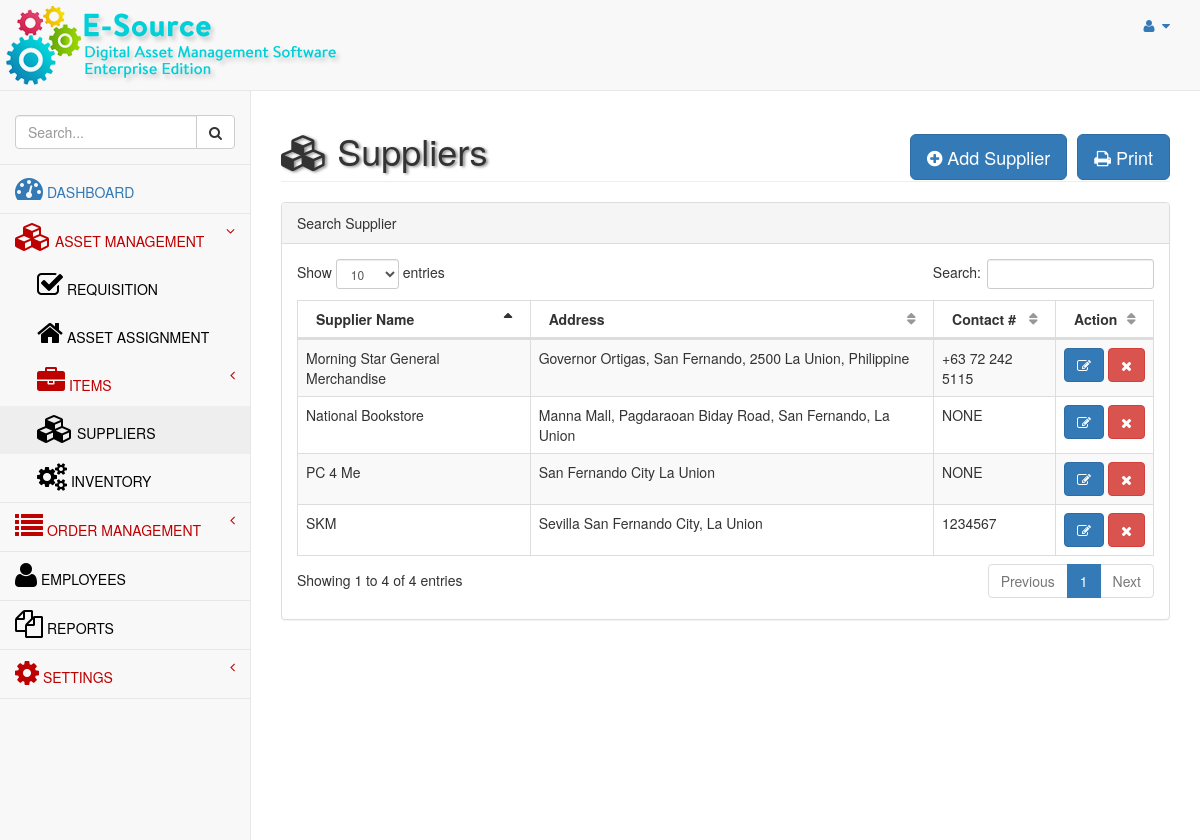
Page /admin/suppliers.php on the committed database.
### tables this page shows
CREATE TABLE `suppliers` (
  `supplierID` bigint(20) NOT NULL AUTO_INCREMENT,
  `supName` varchar(100) NOT NULL,
  `address` varchar(150) NOT NULL DEFAULT 'NONE',
  `contactNo` varchar(30) NOT NULL DEFAULT 'NONE',
  `TIN` varchar(20) NOT NULL DEFAULT 'NONE',
  PRIMARY KEY (`supplierID`)
);

### admin/include/functions.php (called while the page is built, shortened)
<?php
function selectListSQL($q){
	$conn = dbConnect();
	$stmt = $conn->prepare($q);
	$stmt->execute();
	$rows = $stmt->fetchAll();
	return $rows;
}
?>

### admin/suppliers.php (the view, shortened to what this page needs)
<?php
include('header.php');
?>
<div id="page-wrapper">
            <div class="row">
                <div class="col-lg-12">
                    <h1 class="page-header"><i class="fa fa-cubes fa-1x"></i> Suppliers
						<div class="pull-right">
							<button id="addsupplierbutton" class="btn btn-primary btn-lg" data-toggle="modal" data-target="#addSupplier">
                                <i class="fa fa-plus-circle"></i> Add Supplier
                            </button>
                             <button class="btn btn-primary btn-lg" data-toggle="modal" data-target="#addItem">
                                <i class="fa fa-print"></i> Print
                            </button>
                         </div>
					</h1>
                </div>
            </div>
            <div class="row">
								<div class="col-lg-12">
								<div class="panel panel-default">
											<div class="panel-heading">
											   Search Supplier
											</div>
								<div class="panel-body">
												<div class="dataTable_wrapper">
													<table class="table table-striped table-bordered table-hover" id="dataTables-example">
														<thead>
															<tr>
																<th>Supplier Name</th>
																<th>Address</th>
																<th>Contact #</th>
																<th>Action</th>
															</tr>
														</thead>
														<tbody>
					<?php
						include_once("include/functions.php");
						$supplierlist = selectListSQL("SELECT * FROM suppliers ORDER BY supplierid DESC");
						foreach ($supplierlist as $rows => $link) {
							$supplierid = $link['supplierID'];
							$suppliername = $link['supName'];
							$address = $link['address'];
							$contactno = $link['contactNo'];
							echo "<tr class='odd gradeX'>";
							echo "<td>$suppliername</td>";
							echo "<td>$address</td>";
							echo "<td>$contactno</td>";
							echo "<td class='center'>
								<button class='btn btn-primary' onClick='editsupplier($supplierid)'  data-toggle='modal' data-target='#addSupplier'><i class='fa fa-edit'></i></button>
								<button class='btn btn-danger notification' id='notification' onClick='deletesupplier($supplierid)'><i class='fa fa-times'></i></button>
							</td>";
							echo "</tr>";
						}
						?>
														</tbody>
													</table>
												</div>
											</div>
											</div>
											</div>
											</div>
        </div>
    </div>
<?php
include('footer.php');
?>

### rows in the picture
suppliers: supName "SKM", address "Sevilla San Fernando City, La Union", contactNo "1234567"
suppliers: supName "PC 4 Me", address "San Fernando City La Union", contactNo "NONE"
suppliers: supName "National Bookstore", address "Manna Mall, Pagdaraoan Biday Road, San Fernando, La Union", contactNo "NONE"
suppliers: supName "Morning Star General Merchandise", address "Governor Ortigas, San Fernando, 2500 La Union, Philippine", contactNo "+63 72 242 5115"
